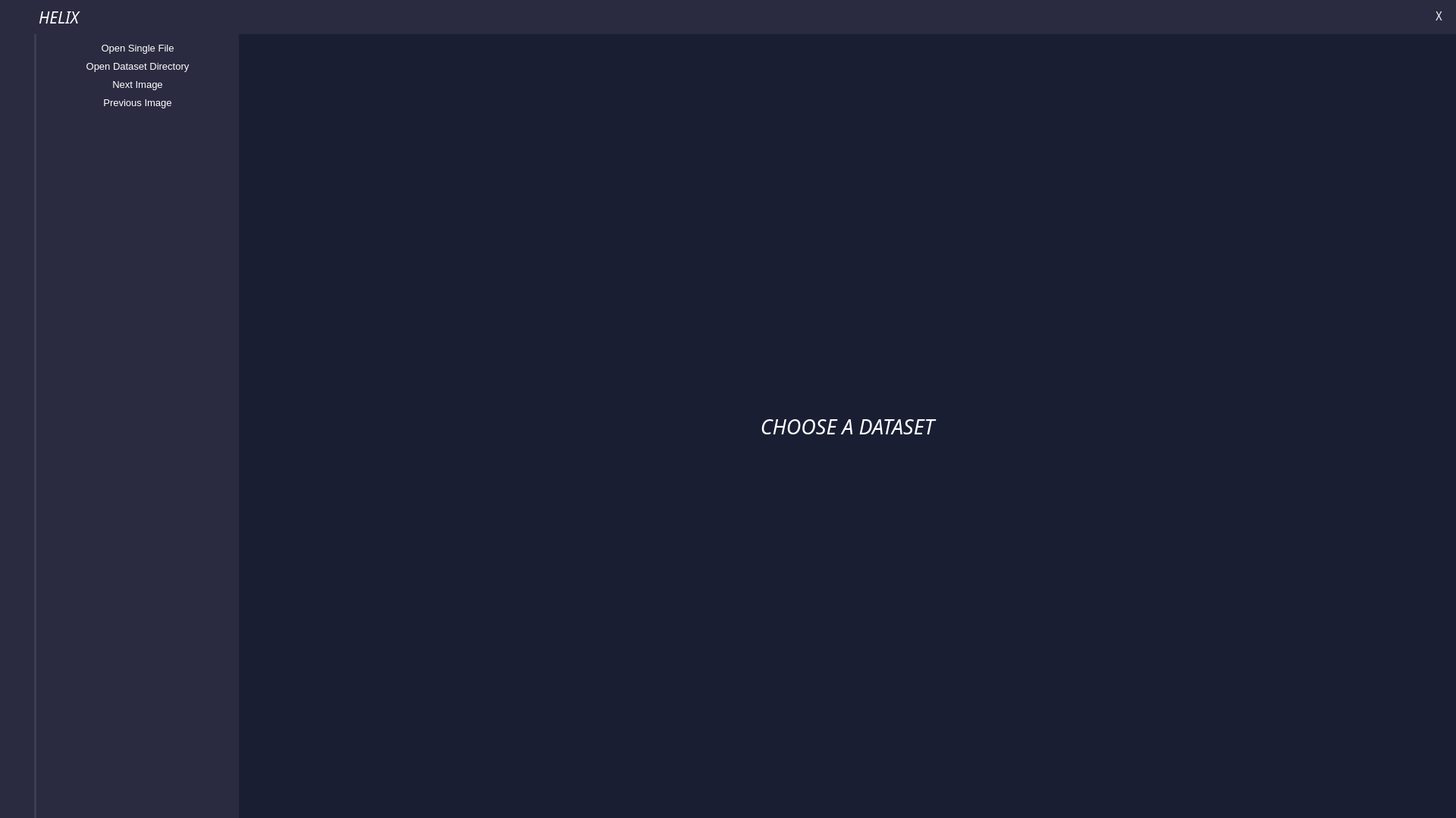
<?xml version="1.0" encoding="UTF-8"?>
<ui version="4.0">
 <class>Helix</class>
 <widget class="QMainWindow" name="Helix">
  <property name="geometry">
   <rect>
    <x>0</x>
    <y>0</y>
    <width>1920</width>
    <height>1079</height>
   </rect>
  </property>
  <property name="sizePolicy">
   <sizepolicy hsizetype="Fixed" vsizetype="Fixed">
    <horstretch>0</horstretch>
    <verstretch>0</verstretch>
   </sizepolicy>
  </property>
  <property name="minimumSize">
   <size>
    <width>800</width>
    <height>600</height>
   </size>
  </property>
  <property name="windowTitle">
   <string>Helix</string>
  </property>
  <property name="styleSheet">
   <string notr="true">* {	
	background-color: rgb(60, 62, 83);
	color: white;
}

QFrame, QToolButton {
	background-color: rgb(42, 43, 64);
	border: none;
}

QToolButton:hover {
	background-color: rgb(26, 30, 50);
}

QToolButton:pressed {
	background-color: rgb(60, 62, 83);
}

#image {
	background-color: rgb(26, 30, 50);
}

#main_content {
	background-color: rgb(26, 30, 50);
}</string>
  </property>
  <widget class="QWidget" name="central_widget">
   <layout class="QGridLayout" name="central_layout">
    <property name="leftMargin">
     <number>0</number>
    </property>
    <property name="topMargin">
     <number>0</number>
    </property>
    <property name="rightMargin">
     <number>0</number>
    </property>
    <property name="bottomMargin">
     <number>0</number>
    </property>
    <property name="horizontalSpacing">
     <number>3</number>
    </property>
    <property name="verticalSpacing">
     <number>0</number>
    </property>
    <item row="1" column="0">
     <widget class="QFrame" name="navbar">
      <property name="sizePolicy">
       <sizepolicy hsizetype="Expanding" vsizetype="Expanding">
        <horstretch>1</horstretch>
        <verstretch>23</verstretch>
       </sizepolicy>
      </property>
      <property name="minimumSize">
       <size>
        <width>45</width>
        <height>0</height>
       </size>
      </property>
      <property name="frameShape">
       <enum>QFrame::StyledPanel</enum>
      </property>
      <property name="frameShadow">
       <enum>QFrame::Raised</enum>
      </property>
      <layout class="QVBoxLayout" name="navbar_layout">
       <property name="leftMargin">
        <number>0</number>
       </property>
       <property name="topMargin">
        <number>0</number>
       </property>
       <property name="rightMargin">
        <number>0</number>
       </property>
       <property name="bottomMargin">
        <number>0</number>
       </property>
       <item>
        <widget class="QToolButton" name="home_btn">
         <property name="sizePolicy">
          <sizepolicy hsizetype="Minimum" vsizetype="Fixed">
           <horstretch>0</horstretch>
           <verstretch>0</verstretch>
          </sizepolicy>
         </property>
         <property name="minimumSize">
          <size>
           <width>45</width>
           <height>45</height>
          </size>
         </property>
         <property name="text">
          <string/>
         </property>
         <property name="icon">
          <iconset resource="resources.qrc">
           <normaloff>:/images/images/home_icon_sml.png</normaloff>:/images/images/home_icon_sml.png</iconset>
         </property>
         <property name="iconSize">
          <size>
           <width>35</width>
           <height>35</height>
          </size>
         </property>
        </widget>
       </item>
       <item>
        <widget class="QToolButton" name="annotate_btn">
         <property name="sizePolicy">
          <sizepolicy hsizetype="Minimum" vsizetype="Fixed">
           <horstretch>0</horstretch>
           <verstretch>0</verstretch>
          </sizepolicy>
         </property>
         <property name="minimumSize">
          <size>
           <width>45</width>
           <height>45</height>
          </size>
         </property>
         <property name="maximumSize">
          <size>
           <width>16777215</width>
           <height>16777215</height>
          </size>
         </property>
         <property name="text">
          <string/>
         </property>
         <property name="icon">
          <iconset resource="resources.qrc">
           <normaloff>:/images/images/annotate_icon.png</normaloff>:/images/images/annotate_icon.png</iconset>
         </property>
         <property name="iconSize">
          <size>
           <width>25</width>
           <height>25</height>
          </size>
         </property>
         <property name="checkable">
          <bool>false</bool>
         </property>
         <property name="checked">
          <bool>false</bool>
         </property>
        </widget>
       </item>
       <item>
        <widget class="QToolButton" name="train_btn">
         <property name="minimumSize">
          <size>
           <width>45</width>
           <height>45</height>
          </size>
         </property>
         <property name="maximumSize">
          <size>
           <width>16777215</width>
           <height>16777215</height>
          </size>
         </property>
         <property name="text">
          <string/>
         </property>
         <property name="icon">
          <iconset resource="resources.qrc">
           <normaloff>:/images/images/train_icon.png</normaloff>:/images/images/train_icon.png</iconset>
         </property>
         <property name="iconSize">
          <size>
           <width>25</width>
           <height>25</height>
          </size>
         </property>
        </widget>
       </item>
       <item>
        <widget class="QToolButton" name="eval_btn">
         <property name="minimumSize">
          <size>
           <width>45</width>
           <height>45</height>
          </size>
         </property>
         <property name="text">
          <string/>
         </property>
         <property name="icon">
          <iconset resource="resources.qrc">
           <normaloff>:/images/images/evaluate_icon.png</normaloff>:/images/images/evaluate_icon.png</iconset>
         </property>
         <property name="iconSize">
          <size>
           <width>25</width>
           <height>25</height>
          </size>
         </property>
        </widget>
       </item>
       <item>
        <spacer name="navbar_spacer">
         <property name="orientation">
          <enum>Qt::Vertical</enum>
         </property>
         <property name="sizeHint" stdset="0">
          <size>
           <width>20</width>
           <height>40</height>
          </size>
         </property>
        </spacer>
       </item>
      </layout>
     </widget>
    </item>
    <item row="0" column="0" colspan="2">
     <widget class="QFrame" name="topbar">
      <property name="sizePolicy">
       <sizepolicy hsizetype="Expanding" vsizetype="Expanding">
        <horstretch>0</horstretch>
        <verstretch>1</verstretch>
       </sizepolicy>
      </property>
      <property name="minimumSize">
       <size>
        <width>0</width>
        <height>45</height>
       </size>
      </property>
      <property name="frameShape">
       <enum>QFrame::StyledPanel</enum>
      </property>
      <property name="frameShadow">
       <enum>QFrame::Raised</enum>
      </property>
      <layout class="QHBoxLayout" name="topbar_layout">
       <property name="leftMargin">
        <number>0</number>
       </property>
       <property name="topMargin">
        <number>0</number>
       </property>
       <property name="rightMargin">
        <number>0</number>
       </property>
       <property name="bottomMargin">
        <number>0</number>
       </property>
       <item>
        <widget class="QLabel" name="helix_logo">
         <property name="minimumSize">
          <size>
           <width>45</width>
           <height>45</height>
          </size>
         </property>
         <property name="text">
          <string/>
         </property>
         <property name="pixmap">
          <pixmap resource="resources.qrc">:/images/images/helix_icon_sml.png</pixmap>
         </property>
         <property name="scaledContents">
          <bool>true</bool>
         </property>
         <property name="alignment">
          <set>Qt::AlignCenter</set>
         </property>
         <property name="wordWrap">
          <bool>false</bool>
         </property>
        </widget>
       </item>
       <item>
        <widget class="QLabel" name="helix_logo_text">
         <property name="font">
          <font>
           <family>Arial Black</family>
           <pointsize>16</pointsize>
           <weight>50</weight>
           <italic>true</italic>
           <bold>false</bold>
          </font>
         </property>
         <property name="styleSheet">
          <string notr="true"/>
         </property>
         <property name="text">
          <string>HELIX</string>
         </property>
         <property name="alignment">
          <set>Qt::AlignLeading|Qt::AlignLeft|Qt::AlignVCenter</set>
         </property>
        </widget>
       </item>
       <item>
        <spacer name="topbar_spacer">
         <property name="orientation">
          <enum>Qt::Horizontal</enum>
         </property>
         <property name="sizeHint" stdset="0">
          <size>
           <width>40</width>
           <height>20</height>
          </size>
         </property>
        </spacer>
       </item>
       <item>
        <widget class="QToolButton" name="minimize_btn">
         <property name="minimumSize">
          <size>
           <width>45</width>
           <height>45</height>
          </size>
         </property>
         <property name="text">
          <string/>
         </property>
         <property name="icon">
          <iconset resource="resources.qrc">
           <normaloff>:/images/images/minimize_icon.png</normaloff>:/images/images/minimize_icon.png</iconset>
         </property>
         <property name="iconSize">
          <size>
           <width>20</width>
           <height>30</height>
          </size>
         </property>
        </widget>
       </item>
       <item>
        <widget class="QToolButton" name="maximize_btn">
         <property name="minimumSize">
          <size>
           <width>45</width>
           <height>45</height>
          </size>
         </property>
         <property name="text">
          <string/>
         </property>
         <property name="icon">
          <iconset resource="resources.qrc">
           <normaloff>:/images/images/maximize_icon.png</normaloff>:/images/images/maximize_icon.png</iconset>
         </property>
         <property name="iconSize">
          <size>
           <width>15</width>
           <height>20</height>
          </size>
         </property>
        </widget>
       </item>
       <item>
        <widget class="QToolButton" name="close_btn">
         <property name="minimumSize">
          <size>
           <width>45</width>
           <height>45</height>
          </size>
         </property>
         <property name="font">
          <font>
           <family>Arial Narrow</family>
           <pointsize>12</pointsize>
          </font>
         </property>
         <property name="text">
          <string>X</string>
         </property>
         <property name="iconSize">
          <size>
           <width>25</width>
           <height>25</height>
          </size>
         </property>
        </widget>
       </item>
      </layout>
     </widget>
    </item>
    <item row="1" column="1">
     <widget class="QFrame" name="main_content">
      <property name="sizePolicy">
       <sizepolicy hsizetype="Expanding" vsizetype="Expanding">
        <horstretch>42</horstretch>
        <verstretch>0</verstretch>
       </sizepolicy>
      </property>
      <property name="styleSheet">
       <string notr="true"/>
      </property>
      <property name="frameShape">
       <enum>QFrame::StyledPanel</enum>
      </property>
      <property name="frameShadow">
       <enum>QFrame::Raised</enum>
      </property>
      <layout class="QHBoxLayout" name="main_content_layout">
       <property name="spacing">
        <number>0</number>
       </property>
       <property name="leftMargin">
        <number>0</number>
       </property>
       <property name="topMargin">
        <number>0</number>
       </property>
       <property name="rightMargin">
        <number>0</number>
       </property>
       <property name="bottomMargin">
        <number>0</number>
       </property>
       <item>
        <widget class="QFrame" name="menubar">
         <property name="sizePolicy">
          <sizepolicy hsizetype="Preferred" vsizetype="Preferred">
           <horstretch>1</horstretch>
           <verstretch>0</verstretch>
          </sizepolicy>
         </property>
         <property name="frameShape">
          <enum>QFrame::StyledPanel</enum>
         </property>
         <property name="frameShadow">
          <enum>QFrame::Raised</enum>
         </property>
         <layout class="QVBoxLayout" name="verticalLayout">
          <item>
           <widget class="QToolButton" name="open_file_btn">
            <property name="sizePolicy">
             <sizepolicy hsizetype="Expanding" vsizetype="Fixed">
              <horstretch>0</horstretch>
              <verstretch>0</verstretch>
             </sizepolicy>
            </property>
            <property name="font">
             <font>
              <family>Segoe UI</family>
              <pointsize>10</pointsize>
             </font>
            </property>
            <property name="styleSheet">
             <string notr="true"/>
            </property>
            <property name="text">
             <string>Open Single File</string>
            </property>
            <property name="icon">
             <iconset resource="resources.qrc">
              <normaloff>:/images/images/open_file_icon_sml.png</normaloff>:/images/images/open_file_icon_sml.png</iconset>
            </property>
            <property name="iconSize">
             <size>
              <width>60</width>
              <height>60</height>
             </size>
            </property>
            <property name="shortcut">
             <string>Ctrl+Shift+O</string>
            </property>
            <property name="toolButtonStyle">
             <enum>Qt::ToolButtonTextUnderIcon</enum>
            </property>
            <property name="autoRaise">
             <bool>false</bool>
            </property>
            <property name="arrowType">
             <enum>Qt::NoArrow</enum>
            </property>
           </widget>
          </item>
          <item>
           <widget class="QToolButton" name="open_dataset_btn">
            <property name="sizePolicy">
             <sizepolicy hsizetype="Expanding" vsizetype="Fixed">
              <horstretch>0</horstretch>
              <verstretch>0</verstretch>
             </sizepolicy>
            </property>
            <property name="font">
             <font>
              <family>Segoe UI</family>
              <pointsize>10</pointsize>
             </font>
            </property>
            <property name="text">
             <string>Open Dataset Directory</string>
            </property>
            <property name="icon">
             <iconset resource="resources.qrc">
              <normaloff>:/images/images/open_directory_icon_sml.png</normaloff>:/images/images/open_directory_icon_sml.png</iconset>
            </property>
            <property name="iconSize">
             <size>
              <width>60</width>
              <height>60</height>
             </size>
            </property>
            <property name="shortcut">
             <string>Ctrl+O</string>
            </property>
            <property name="toolButtonStyle">
             <enum>Qt::ToolButtonTextUnderIcon</enum>
            </property>
            <property name="autoRaise">
             <bool>false</bool>
            </property>
            <property name="arrowType">
             <enum>Qt::NoArrow</enum>
            </property>
           </widget>
          </item>
          <item>
           <widget class="QToolButton" name="next_image_btn">
            <property name="sizePolicy">
             <sizepolicy hsizetype="Expanding" vsizetype="Fixed">
              <horstretch>0</horstretch>
              <verstretch>0</verstretch>
             </sizepolicy>
            </property>
            <property name="font">
             <font>
              <family>Segoe UI</family>
              <pointsize>10</pointsize>
             </font>
            </property>
            <property name="text">
             <string>Next Image</string>
            </property>
            <property name="icon">
             <iconset resource="resources.qrc">
              <normaloff>:/images/images/arrow_right_sml.png</normaloff>:/images/images/arrow_right_sml.png</iconset>
            </property>
            <property name="iconSize">
             <size>
              <width>60</width>
              <height>60</height>
             </size>
            </property>
            <property name="toolButtonStyle">
             <enum>Qt::ToolButtonTextUnderIcon</enum>
            </property>
            <property name="autoRaise">
             <bool>false</bool>
            </property>
            <property name="arrowType">
             <enum>Qt::NoArrow</enum>
            </property>
           </widget>
          </item>
          <item>
           <widget class="QToolButton" name="previous_image_btn">
            <property name="sizePolicy">
             <sizepolicy hsizetype="Expanding" vsizetype="Fixed">
              <horstretch>0</horstretch>
              <verstretch>0</verstretch>
             </sizepolicy>
            </property>
            <property name="font">
             <font>
              <family>Segoe UI</family>
              <pointsize>10</pointsize>
             </font>
            </property>
            <property name="text">
             <string>Previous Image</string>
            </property>
            <property name="icon">
             <iconset resource="resources.qrc">
              <normaloff>:/images/images/arrow_left_sml.png</normaloff>:/images/images/arrow_left_sml.png</iconset>
            </property>
            <property name="iconSize">
             <size>
              <width>60</width>
              <height>60</height>
             </size>
            </property>
            <property name="toolButtonStyle">
             <enum>Qt::ToolButtonTextUnderIcon</enum>
            </property>
            <property name="autoRaise">
             <bool>false</bool>
            </property>
            <property name="arrowType">
             <enum>Qt::NoArrow</enum>
            </property>
           </widget>
          </item>
          <item>
           <spacer name="menubar_spacer">
            <property name="orientation">
             <enum>Qt::Vertical</enum>
            </property>
            <property name="sizeHint" stdset="0">
             <size>
              <width>20</width>
              <height>40</height>
             </size>
            </property>
           </spacer>
          </item>
         </layout>
        </widget>
       </item>
       <item>
        <widget class="QLabel" name="image">
         <property name="sizePolicy">
          <sizepolicy hsizetype="Preferred" vsizetype="Preferred">
           <horstretch>6</horstretch>
           <verstretch>0</verstretch>
          </sizepolicy>
         </property>
         <property name="font">
          <font>
           <family>Arial Black</family>
           <pointsize>20</pointsize>
           <italic>true</italic>
           <underline>false</underline>
           <strikeout>false</strikeout>
           <kerning>true</kerning>
          </font>
         </property>
         <property name="text">
          <string>CHOOSE A DATASET</string>
         </property>
         <property name="alignment">
          <set>Qt::AlignCenter</set>
         </property>
        </widget>
       </item>
      </layout>
     </widget>
    </item>
   </layout>
  </widget>
 </widget>
 <resources>
  <include location="resources.qrc"/>
 </resources>
 <connections/>
</ui>
